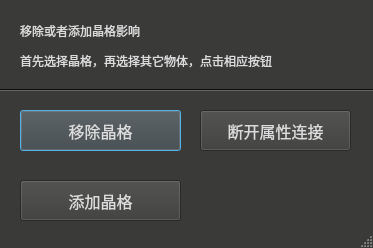
<?xml version="1.0" encoding="UTF-8"?>
<ui version="4.0">
 <class>latticeToMesh_dlg</class>
 <widget class="QDialog" name="latticeToMesh_dlg">
  <property name="windowModality">
   <enum>Qt::NonModal</enum>
  </property>
  <property name="geometry">
   <rect>
    <x>0</x>
    <y>0</y>
    <width>373</width>
    <height>248</height>
   </rect>
  </property>
  <property name="palette">
   <palette>
    <active>
     <colorrole role="WindowText">
      <brush brushstyle="SolidPattern">
       <color alpha="255">
        <red>220</red>
        <green>220</green>
        <blue>220</blue>
       </color>
      </brush>
     </colorrole>
     <colorrole role="Button">
      <brush brushstyle="SolidPattern">
       <color alpha="255">
        <red>58</red>
        <green>58</green>
        <blue>57</blue>
       </color>
      </brush>
     </colorrole>
     <colorrole role="Light">
      <brush brushstyle="SolidPattern">
       <color alpha="255">
        <red>103</red>
        <green>103</green>
        <blue>101</blue>
       </color>
      </brush>
     </colorrole>
     <colorrole role="Midlight">
      <brush brushstyle="SolidPattern">
       <color alpha="255">
        <red>44</red>
        <green>43</green>
        <blue>42</blue>
       </color>
      </brush>
     </colorrole>
     <colorrole role="Dark">
      <brush brushstyle="SolidPattern">
       <color alpha="255">
        <red>13</red>
        <green>12</green>
        <blue>12</blue>
       </color>
      </brush>
     </colorrole>
     <colorrole role="Mid">
      <brush brushstyle="SolidPattern">
       <color alpha="255">
        <red>36</red>
        <green>35</green>
        <blue>35</blue>
       </color>
      </brush>
     </colorrole>
     <colorrole role="Text">
      <brush brushstyle="SolidPattern">
       <color alpha="255">
        <red>220</red>
        <green>220</green>
        <blue>220</blue>
       </color>
      </brush>
     </colorrole>
     <colorrole role="BrightText">
      <brush brushstyle="SolidPattern">
       <color alpha="255">
        <red>240</red>
        <green>240</green>
        <blue>240</blue>
       </color>
      </brush>
     </colorrole>
     <colorrole role="ButtonText">
      <brush brushstyle="SolidPattern">
       <color alpha="255">
        <red>220</red>
        <green>220</green>
        <blue>220</blue>
       </color>
      </brush>
     </colorrole>
     <colorrole role="Base">
      <brush brushstyle="SolidPattern">
       <color alpha="255">
        <red>9</red>
        <green>9</green>
        <blue>9</blue>
       </color>
      </brush>
     </colorrole>
     <colorrole role="Window">
      <brush brushstyle="SolidPattern">
       <color alpha="255">
        <red>58</red>
        <green>58</green>
        <blue>57</blue>
       </color>
      </brush>
     </colorrole>
     <colorrole role="Shadow">
      <brush brushstyle="SolidPattern">
       <color alpha="255">
        <red>33</red>
        <green>33</green>
        <blue>30</blue>
       </color>
      </brush>
     </colorrole>
     <colorrole role="Highlight">
      <brush brushstyle="SolidPattern">
       <color alpha="255">
        <red>50</red>
        <green>171</green>
        <blue>248</blue>
       </color>
      </brush>
     </colorrole>
     <colorrole role="HighlightedText">
      <brush brushstyle="SolidPattern">
       <color alpha="255">
        <red>255</red>
        <green>255</green>
        <blue>255</blue>
       </color>
      </brush>
     </colorrole>
     <colorrole role="AlternateBase">
      <brush brushstyle="SolidPattern">
       <color alpha="255">
        <red>0</red>
        <green>0</green>
        <blue>0</blue>
       </color>
      </brush>
     </colorrole>
     <colorrole role="NoRole">
      <brush brushstyle="SolidPattern">
       <color alpha="255">
        <red>0</red>
        <green>0</green>
        <blue>127</blue>
       </color>
      </brush>
     </colorrole>
     <colorrole role="ToolTipText">
      <brush brushstyle="SolidPattern">
       <color alpha="255">
        <red>220</red>
        <green>220</green>
        <blue>220</blue>
       </color>
      </brush>
     </colorrole>
    </active>
    <inactive>
     <colorrole role="WindowText">
      <brush brushstyle="SolidPattern">
       <color alpha="255">
        <red>220</red>
        <green>220</green>
        <blue>220</blue>
       </color>
      </brush>
     </colorrole>
     <colorrole role="Button">
      <brush brushstyle="SolidPattern">
       <color alpha="255">
        <red>58</red>
        <green>58</green>
        <blue>57</blue>
       </color>
      </brush>
     </colorrole>
     <colorrole role="Light">
      <brush brushstyle="SolidPattern">
       <color alpha="255">
        <red>103</red>
        <green>103</green>
        <blue>101</blue>
       </color>
      </brush>
     </colorrole>
     <colorrole role="Midlight">
      <brush brushstyle="SolidPattern">
       <color alpha="255">
        <red>44</red>
        <green>43</green>
        <blue>42</blue>
       </color>
      </brush>
     </colorrole>
     <colorrole role="Dark">
      <brush brushstyle="SolidPattern">
       <color alpha="255">
        <red>13</red>
        <green>12</green>
        <blue>12</blue>
       </color>
      </brush>
     </colorrole>
     <colorrole role="Mid">
      <brush brushstyle="SolidPattern">
       <color alpha="255">
        <red>36</red>
        <green>35</green>
        <blue>35</blue>
       </color>
      </brush>
     </colorrole>
     <colorrole role="Text">
      <brush brushstyle="SolidPattern">
       <color alpha="255">
        <red>220</red>
        <green>220</green>
        <blue>220</blue>
       </color>
      </brush>
     </colorrole>
     <colorrole role="BrightText">
      <brush brushstyle="SolidPattern">
       <color alpha="255">
        <red>240</red>
        <green>240</green>
        <blue>240</blue>
       </color>
      </brush>
     </colorrole>
     <colorrole role="ButtonText">
      <brush brushstyle="SolidPattern">
       <color alpha="255">
        <red>220</red>
        <green>220</green>
        <blue>220</blue>
       </color>
      </brush>
     </colorrole>
     <colorrole role="Base">
      <brush brushstyle="SolidPattern">
       <color alpha="255">
        <red>9</red>
        <green>9</green>
        <blue>9</blue>
       </color>
      </brush>
     </colorrole>
     <colorrole role="Window">
      <brush brushstyle="SolidPattern">
       <color alpha="255">
        <red>58</red>
        <green>58</green>
        <blue>57</blue>
       </color>
      </brush>
     </colorrole>
     <colorrole role="Shadow">
      <brush brushstyle="SolidPattern">
       <color alpha="255">
        <red>33</red>
        <green>33</green>
        <blue>30</blue>
       </color>
      </brush>
     </colorrole>
     <colorrole role="Highlight">
      <brush brushstyle="SolidPattern">
       <color alpha="255">
        <red>50</red>
        <green>171</green>
        <blue>248</blue>
       </color>
      </brush>
     </colorrole>
     <colorrole role="HighlightedText">
      <brush brushstyle="SolidPattern">
       <color alpha="255">
        <red>255</red>
        <green>255</green>
        <blue>255</blue>
       </color>
      </brush>
     </colorrole>
     <colorrole role="AlternateBase">
      <brush brushstyle="SolidPattern">
       <color alpha="255">
        <red>0</red>
        <green>0</green>
        <blue>0</blue>
       </color>
      </brush>
     </colorrole>
     <colorrole role="NoRole">
      <brush brushstyle="SolidPattern">
       <color alpha="255">
        <red>0</red>
        <green>0</green>
        <blue>127</blue>
       </color>
      </brush>
     </colorrole>
     <colorrole role="ToolTipText">
      <brush brushstyle="SolidPattern">
       <color alpha="255">
        <red>220</red>
        <green>220</green>
        <blue>220</blue>
       </color>
      </brush>
     </colorrole>
    </inactive>
    <disabled>
     <colorrole role="WindowText">
      <brush brushstyle="SolidPattern">
       <color alpha="255">
        <red>13</red>
        <green>12</green>
        <blue>12</blue>
       </color>
      </brush>
     </colorrole>
     <colorrole role="Button">
      <brush brushstyle="SolidPattern">
       <color alpha="255">
        <red>58</red>
        <green>58</green>
        <blue>57</blue>
       </color>
      </brush>
     </colorrole>
     <colorrole role="Light">
      <brush brushstyle="SolidPattern">
       <color alpha="255">
        <red>103</red>
        <green>103</green>
        <blue>101</blue>
       </color>
      </brush>
     </colorrole>
     <colorrole role="Midlight">
      <brush brushstyle="SolidPattern">
       <color alpha="255">
        <red>44</red>
        <green>43</green>
        <blue>42</blue>
       </color>
      </brush>
     </colorrole>
     <colorrole role="Dark">
      <brush brushstyle="SolidPattern">
       <color alpha="255">
        <red>13</red>
        <green>12</green>
        <blue>12</blue>
       </color>
      </brush>
     </colorrole>
     <colorrole role="Mid">
      <brush brushstyle="SolidPattern">
       <color alpha="255">
        <red>36</red>
        <green>35</green>
        <blue>35</blue>
       </color>
      </brush>
     </colorrole>
     <colorrole role="Text">
      <brush brushstyle="SolidPattern">
       <color alpha="255">
        <red>13</red>
        <green>12</green>
        <blue>12</blue>
       </color>
      </brush>
     </colorrole>
     <colorrole role="BrightText">
      <brush brushstyle="SolidPattern">
       <color alpha="255">
        <red>240</red>
        <green>240</green>
        <blue>240</blue>
       </color>
      </brush>
     </colorrole>
     <colorrole role="ButtonText">
      <brush brushstyle="SolidPattern">
       <color alpha="255">
        <red>13</red>
        <green>12</green>
        <blue>12</blue>
       </color>
      </brush>
     </colorrole>
     <colorrole role="Base">
      <brush brushstyle="SolidPattern">
       <color alpha="255">
        <red>58</red>
        <green>58</green>
        <blue>57</blue>
       </color>
      </brush>
     </colorrole>
     <colorrole role="Window">
      <brush brushstyle="SolidPattern">
       <color alpha="255">
        <red>58</red>
        <green>58</green>
        <blue>57</blue>
       </color>
      </brush>
     </colorrole>
     <colorrole role="Shadow">
      <brush brushstyle="SolidPattern">
       <color alpha="255">
        <red>33</red>
        <green>33</green>
        <blue>30</blue>
       </color>
      </brush>
     </colorrole>
     <colorrole role="Highlight">
      <brush brushstyle="SolidPattern">
       <color alpha="255">
        <red>217</red>
        <green>217</green>
        <blue>217</blue>
       </color>
      </brush>
     </colorrole>
     <colorrole role="HighlightedText">
      <brush brushstyle="SolidPattern">
       <color alpha="255">
        <red>255</red>
        <green>255</green>
        <blue>255</blue>
       </color>
      </brush>
     </colorrole>
     <colorrole role="AlternateBase">
      <brush brushstyle="SolidPattern">
       <color alpha="255">
        <red>0</red>
        <green>0</green>
        <blue>0</blue>
       </color>
      </brush>
     </colorrole>
     <colorrole role="NoRole">
      <brush brushstyle="SolidPattern">
       <color alpha="255">
        <red>0</red>
        <green>0</green>
        <blue>127</blue>
       </color>
      </brush>
     </colorrole>
     <colorrole role="ToolTipText">
      <brush brushstyle="SolidPattern">
       <color alpha="255">
        <red>220</red>
        <green>220</green>
        <blue>220</blue>
       </color>
      </brush>
     </colorrole>
    </disabled>
   </palette>
  </property>
  <property name="font">
   <font>
    <family>Sans Serif</family>
    <pointsize>11</pointsize>
   </font>
  </property>
  <property name="acceptDrops">
   <bool>true</bool>
  </property>
  <property name="windowTitle">
   <string>晶格物体关系</string>
  </property>
  <property name="sizeGripEnabled">
   <bool>true</bool>
  </property>
  <property name="modal">
   <bool>false</bool>
  </property>
  <widget class="QLabel" name="noteLabel">
   <property name="geometry">
    <rect>
     <x>20</x>
     <y>20</y>
     <width>501</width>
     <height>21</height>
    </rect>
   </property>
   <property name="font">
    <font>
     <family>微软雅黑</family>
     <pointsize>9</pointsize>
    </font>
   </property>
   <property name="text">
    <string>移除或者添加晶格影响</string>
   </property>
  </widget>
  <widget class="Line" name="line_2">
   <property name="windowModality">
    <enum>Qt::ApplicationModal</enum>
   </property>
   <property name="geometry">
    <rect>
     <x>-40</x>
     <y>80</y>
     <width>701</width>
     <height>20</height>
    </rect>
   </property>
   <property name="orientation">
    <enum>Qt::Horizontal</enum>
   </property>
  </widget>
  <widget class="QLabel" name="noteLabel_2">
   <property name="geometry">
    <rect>
     <x>20</x>
     <y>50</y>
     <width>501</width>
     <height>21</height>
    </rect>
   </property>
   <property name="font">
    <font>
     <family>微软雅黑</family>
     <pointsize>9</pointsize>
    </font>
   </property>
   <property name="text">
    <string>首先选择晶格，再选择其它物体，点击相应按钮</string>
   </property>
  </widget>
  <widget class="QPushButton" name="rmLattice_btn">
   <property name="geometry">
    <rect>
     <x>20</x>
     <y>110</y>
     <width>161</width>
     <height>41</height>
    </rect>
   </property>
   <property name="palette">
    <palette>
     <active>
      <colorrole role="WindowText">
       <brush brushstyle="SolidPattern">
        <color alpha="255">
         <red>59</red>
         <green>59</green>
         <blue>59</blue>
        </color>
       </brush>
      </colorrole>
      <colorrole role="Text">
       <brush brushstyle="SolidPattern">
        <color alpha="255">
         <red>220</red>
         <green>220</green>
         <blue>220</blue>
        </color>
       </brush>
      </colorrole>
      <colorrole role="BrightText">
       <brush brushstyle="SolidPattern">
        <color alpha="255">
         <red>0</red>
         <green>255</green>
         <blue>0</blue>
        </color>
       </brush>
      </colorrole>
      <colorrole role="ButtonText">
       <brush brushstyle="SolidPattern">
        <color alpha="255">
         <red>220</red>
         <green>220</green>
         <blue>220</blue>
        </color>
       </brush>
      </colorrole>
      <colorrole role="Base">
       <brush brushstyle="SolidPattern">
        <color alpha="255">
         <red>0</red>
         <green>0</green>
         <blue>0</blue>
        </color>
       </brush>
      </colorrole>
      <colorrole role="HighlightedText">
       <brush brushstyle="SolidPattern">
        <color alpha="255">
         <red>0</red>
         <green>255</green>
         <blue>0</blue>
        </color>
       </brush>
      </colorrole>
      <colorrole role="ToolTipBase">
       <brush brushstyle="SolidPattern">
        <color alpha="255">
         <red>0</red>
         <green>255</green>
         <blue>0</blue>
        </color>
       </brush>
      </colorrole>
      <colorrole role="ToolTipText">
       <brush brushstyle="SolidPattern">
        <color alpha="255">
         <red>0</red>
         <green>255</green>
         <blue>0</blue>
        </color>
       </brush>
      </colorrole>
     </active>
     <inactive>
      <colorrole role="WindowText">
       <brush brushstyle="SolidPattern">
        <color alpha="255">
         <red>59</red>
         <green>59</green>
         <blue>59</blue>
        </color>
       </brush>
      </colorrole>
      <colorrole role="Text">
       <brush brushstyle="SolidPattern">
        <color alpha="255">
         <red>220</red>
         <green>220</green>
         <blue>220</blue>
        </color>
       </brush>
      </colorrole>
      <colorrole role="BrightText">
       <brush brushstyle="SolidPattern">
        <color alpha="255">
         <red>0</red>
         <green>255</green>
         <blue>0</blue>
        </color>
       </brush>
      </colorrole>
      <colorrole role="ButtonText">
       <brush brushstyle="SolidPattern">
        <color alpha="255">
         <red>220</red>
         <green>220</green>
         <blue>220</blue>
        </color>
       </brush>
      </colorrole>
      <colorrole role="Base">
       <brush brushstyle="SolidPattern">
        <color alpha="255">
         <red>0</red>
         <green>0</green>
         <blue>0</blue>
        </color>
       </brush>
      </colorrole>
      <colorrole role="HighlightedText">
       <brush brushstyle="SolidPattern">
        <color alpha="255">
         <red>0</red>
         <green>255</green>
         <blue>0</blue>
        </color>
       </brush>
      </colorrole>
      <colorrole role="ToolTipBase">
       <brush brushstyle="SolidPattern">
        <color alpha="255">
         <red>0</red>
         <green>255</green>
         <blue>0</blue>
        </color>
       </brush>
      </colorrole>
      <colorrole role="ToolTipText">
       <brush brushstyle="SolidPattern">
        <color alpha="255">
         <red>0</red>
         <green>255</green>
         <blue>0</blue>
        </color>
       </brush>
      </colorrole>
     </inactive>
     <disabled>
      <colorrole role="WindowText">
       <brush brushstyle="SolidPattern">
        <color alpha="255">
         <red>13</red>
         <green>12</green>
         <blue>12</blue>
        </color>
       </brush>
      </colorrole>
      <colorrole role="Text">
       <brush brushstyle="SolidPattern">
        <color alpha="255">
         <red>13</red>
         <green>12</green>
         <blue>12</blue>
        </color>
       </brush>
      </colorrole>
      <colorrole role="BrightText">
       <brush brushstyle="SolidPattern">
        <color alpha="255">
         <red>0</red>
         <green>255</green>
         <blue>0</blue>
        </color>
       </brush>
      </colorrole>
      <colorrole role="ButtonText">
       <brush brushstyle="SolidPattern">
        <color alpha="255">
         <red>13</red>
         <green>12</green>
         <blue>12</blue>
        </color>
       </brush>
      </colorrole>
      <colorrole role="Base">
       <brush brushstyle="SolidPattern">
        <color alpha="255">
         <red>58</red>
         <green>58</green>
         <blue>57</blue>
        </color>
       </brush>
      </colorrole>
      <colorrole role="HighlightedText">
       <brush brushstyle="SolidPattern">
        <color alpha="255">
         <red>0</red>
         <green>255</green>
         <blue>0</blue>
        </color>
       </brush>
      </colorrole>
      <colorrole role="ToolTipBase">
       <brush brushstyle="SolidPattern">
        <color alpha="255">
         <red>0</red>
         <green>255</green>
         <blue>0</blue>
        </color>
       </brush>
      </colorrole>
      <colorrole role="ToolTipText">
       <brush brushstyle="SolidPattern">
        <color alpha="255">
         <red>0</red>
         <green>255</green>
         <blue>0</blue>
        </color>
       </brush>
      </colorrole>
     </disabled>
    </palette>
   </property>
   <property name="font">
    <font>
     <family>微软雅黑</family>
     <pointsize>12</pointsize>
    </font>
   </property>
   <property name="text">
    <string>移除晶格</string>
   </property>
  </widget>
  <widget class="QPushButton" name="addLattice_btn">
   <property name="geometry">
    <rect>
     <x>20</x>
     <y>180</y>
     <width>161</width>
     <height>41</height>
    </rect>
   </property>
   <property name="palette">
    <palette>
     <active>
      <colorrole role="WindowText">
       <brush brushstyle="SolidPattern">
        <color alpha="255">
         <red>59</red>
         <green>59</green>
         <blue>59</blue>
        </color>
       </brush>
      </colorrole>
      <colorrole role="Text">
       <brush brushstyle="SolidPattern">
        <color alpha="255">
         <red>220</red>
         <green>220</green>
         <blue>220</blue>
        </color>
       </brush>
      </colorrole>
      <colorrole role="BrightText">
       <brush brushstyle="SolidPattern">
        <color alpha="255">
         <red>0</red>
         <green>255</green>
         <blue>0</blue>
        </color>
       </brush>
      </colorrole>
      <colorrole role="ButtonText">
       <brush brushstyle="SolidPattern">
        <color alpha="255">
         <red>220</red>
         <green>220</green>
         <blue>220</blue>
        </color>
       </brush>
      </colorrole>
      <colorrole role="Base">
       <brush brushstyle="SolidPattern">
        <color alpha="255">
         <red>0</red>
         <green>0</green>
         <blue>0</blue>
        </color>
       </brush>
      </colorrole>
      <colorrole role="HighlightedText">
       <brush brushstyle="SolidPattern">
        <color alpha="255">
         <red>0</red>
         <green>255</green>
         <blue>0</blue>
        </color>
       </brush>
      </colorrole>
      <colorrole role="ToolTipBase">
       <brush brushstyle="SolidPattern">
        <color alpha="255">
         <red>0</red>
         <green>255</green>
         <blue>0</blue>
        </color>
       </brush>
      </colorrole>
      <colorrole role="ToolTipText">
       <brush brushstyle="SolidPattern">
        <color alpha="255">
         <red>0</red>
         <green>255</green>
         <blue>0</blue>
        </color>
       </brush>
      </colorrole>
     </active>
     <inactive>
      <colorrole role="WindowText">
       <brush brushstyle="SolidPattern">
        <color alpha="255">
         <red>59</red>
         <green>59</green>
         <blue>59</blue>
        </color>
       </brush>
      </colorrole>
      <colorrole role="Text">
       <brush brushstyle="SolidPattern">
        <color alpha="255">
         <red>220</red>
         <green>220</green>
         <blue>220</blue>
        </color>
       </brush>
      </colorrole>
      <colorrole role="BrightText">
       <brush brushstyle="SolidPattern">
        <color alpha="255">
         <red>0</red>
         <green>255</green>
         <blue>0</blue>
        </color>
       </brush>
      </colorrole>
      <colorrole role="ButtonText">
       <brush brushstyle="SolidPattern">
        <color alpha="255">
         <red>220</red>
         <green>220</green>
         <blue>220</blue>
        </color>
       </brush>
      </colorrole>
      <colorrole role="Base">
       <brush brushstyle="SolidPattern">
        <color alpha="255">
         <red>0</red>
         <green>0</green>
         <blue>0</blue>
        </color>
       </brush>
      </colorrole>
      <colorrole role="HighlightedText">
       <brush brushstyle="SolidPattern">
        <color alpha="255">
         <red>0</red>
         <green>255</green>
         <blue>0</blue>
        </color>
       </brush>
      </colorrole>
      <colorrole role="ToolTipBase">
       <brush brushstyle="SolidPattern">
        <color alpha="255">
         <red>0</red>
         <green>255</green>
         <blue>0</blue>
        </color>
       </brush>
      </colorrole>
      <colorrole role="ToolTipText">
       <brush brushstyle="SolidPattern">
        <color alpha="255">
         <red>0</red>
         <green>255</green>
         <blue>0</blue>
        </color>
       </brush>
      </colorrole>
     </inactive>
     <disabled>
      <colorrole role="WindowText">
       <brush brushstyle="SolidPattern">
        <color alpha="255">
         <red>13</red>
         <green>12</green>
         <blue>12</blue>
        </color>
       </brush>
      </colorrole>
      <colorrole role="Text">
       <brush brushstyle="SolidPattern">
        <color alpha="255">
         <red>13</red>
         <green>12</green>
         <blue>12</blue>
        </color>
       </brush>
      </colorrole>
      <colorrole role="BrightText">
       <brush brushstyle="SolidPattern">
        <color alpha="255">
         <red>0</red>
         <green>255</green>
         <blue>0</blue>
        </color>
       </brush>
      </colorrole>
      <colorrole role="ButtonText">
       <brush brushstyle="SolidPattern">
        <color alpha="255">
         <red>13</red>
         <green>12</green>
         <blue>12</blue>
        </color>
       </brush>
      </colorrole>
      <colorrole role="Base">
       <brush brushstyle="SolidPattern">
        <color alpha="255">
         <red>58</red>
         <green>58</green>
         <blue>57</blue>
        </color>
       </brush>
      </colorrole>
      <colorrole role="HighlightedText">
       <brush brushstyle="SolidPattern">
        <color alpha="255">
         <red>0</red>
         <green>255</green>
         <blue>0</blue>
        </color>
       </brush>
      </colorrole>
      <colorrole role="ToolTipBase">
       <brush brushstyle="SolidPattern">
        <color alpha="255">
         <red>0</red>
         <green>255</green>
         <blue>0</blue>
        </color>
       </brush>
      </colorrole>
      <colorrole role="ToolTipText">
       <brush brushstyle="SolidPattern">
        <color alpha="255">
         <red>0</red>
         <green>255</green>
         <blue>0</blue>
        </color>
       </brush>
      </colorrole>
     </disabled>
    </palette>
   </property>
   <property name="font">
    <font>
     <family>微软雅黑</family>
     <pointsize>12</pointsize>
    </font>
   </property>
   <property name="text">
    <string>添加晶格</string>
   </property>
  </widget>
  <widget class="QPushButton" name="disConn_btn">
   <property name="geometry">
    <rect>
     <x>200</x>
     <y>110</y>
     <width>151</width>
     <height>41</height>
    </rect>
   </property>
   <property name="palette">
    <palette>
     <active>
      <colorrole role="WindowText">
       <brush brushstyle="SolidPattern">
        <color alpha="255">
         <red>59</red>
         <green>59</green>
         <blue>59</blue>
        </color>
       </brush>
      </colorrole>
      <colorrole role="Text">
       <brush brushstyle="SolidPattern">
        <color alpha="255">
         <red>220</red>
         <green>220</green>
         <blue>220</blue>
        </color>
       </brush>
      </colorrole>
      <colorrole role="BrightText">
       <brush brushstyle="SolidPattern">
        <color alpha="255">
         <red>0</red>
         <green>255</green>
         <blue>0</blue>
        </color>
       </brush>
      </colorrole>
      <colorrole role="ButtonText">
       <brush brushstyle="SolidPattern">
        <color alpha="255">
         <red>220</red>
         <green>220</green>
         <blue>220</blue>
        </color>
       </brush>
      </colorrole>
      <colorrole role="Base">
       <brush brushstyle="SolidPattern">
        <color alpha="255">
         <red>0</red>
         <green>0</green>
         <blue>0</blue>
        </color>
       </brush>
      </colorrole>
      <colorrole role="HighlightedText">
       <brush brushstyle="SolidPattern">
        <color alpha="255">
         <red>0</red>
         <green>255</green>
         <blue>0</blue>
        </color>
       </brush>
      </colorrole>
      <colorrole role="ToolTipBase">
       <brush brushstyle="SolidPattern">
        <color alpha="255">
         <red>0</red>
         <green>255</green>
         <blue>0</blue>
        </color>
       </brush>
      </colorrole>
      <colorrole role="ToolTipText">
       <brush brushstyle="SolidPattern">
        <color alpha="255">
         <red>0</red>
         <green>255</green>
         <blue>0</blue>
        </color>
       </brush>
      </colorrole>
     </active>
     <inactive>
      <colorrole role="WindowText">
       <brush brushstyle="SolidPattern">
        <color alpha="255">
         <red>59</red>
         <green>59</green>
         <blue>59</blue>
        </color>
       </brush>
      </colorrole>
      <colorrole role="Text">
       <brush brushstyle="SolidPattern">
        <color alpha="255">
         <red>220</red>
         <green>220</green>
         <blue>220</blue>
        </color>
       </brush>
      </colorrole>
      <colorrole role="BrightText">
       <brush brushstyle="SolidPattern">
        <color alpha="255">
         <red>0</red>
         <green>255</green>
         <blue>0</blue>
        </color>
       </brush>
      </colorrole>
      <colorrole role="ButtonText">
       <brush brushstyle="SolidPattern">
        <color alpha="255">
         <red>220</red>
         <green>220</green>
         <blue>220</blue>
        </color>
       </brush>
      </colorrole>
      <colorrole role="Base">
       <brush brushstyle="SolidPattern">
        <color alpha="255">
         <red>0</red>
         <green>0</green>
         <blue>0</blue>
        </color>
       </brush>
      </colorrole>
      <colorrole role="HighlightedText">
       <brush brushstyle="SolidPattern">
        <color alpha="255">
         <red>0</red>
         <green>255</green>
         <blue>0</blue>
        </color>
       </brush>
      </colorrole>
      <colorrole role="ToolTipBase">
       <brush brushstyle="SolidPattern">
        <color alpha="255">
         <red>0</red>
         <green>255</green>
         <blue>0</blue>
        </color>
       </brush>
      </colorrole>
      <colorrole role="ToolTipText">
       <brush brushstyle="SolidPattern">
        <color alpha="255">
         <red>0</red>
         <green>255</green>
         <blue>0</blue>
        </color>
       </brush>
      </colorrole>
     </inactive>
     <disabled>
      <colorrole role="WindowText">
       <brush brushstyle="SolidPattern">
        <color alpha="255">
         <red>13</red>
         <green>12</green>
         <blue>12</blue>
        </color>
       </brush>
      </colorrole>
      <colorrole role="Text">
       <brush brushstyle="SolidPattern">
        <color alpha="255">
         <red>13</red>
         <green>12</green>
         <blue>12</blue>
        </color>
       </brush>
      </colorrole>
      <colorrole role="BrightText">
       <brush brushstyle="SolidPattern">
        <color alpha="255">
         <red>0</red>
         <green>255</green>
         <blue>0</blue>
        </color>
       </brush>
      </colorrole>
      <colorrole role="ButtonText">
       <brush brushstyle="SolidPattern">
        <color alpha="255">
         <red>13</red>
         <green>12</green>
         <blue>12</blue>
        </color>
       </brush>
      </colorrole>
      <colorrole role="Base">
       <brush brushstyle="SolidPattern">
        <color alpha="255">
         <red>58</red>
         <green>58</green>
         <blue>57</blue>
        </color>
       </brush>
      </colorrole>
      <colorrole role="HighlightedText">
       <brush brushstyle="SolidPattern">
        <color alpha="255">
         <red>0</red>
         <green>255</green>
         <blue>0</blue>
        </color>
       </brush>
      </colorrole>
      <colorrole role="ToolTipBase">
       <brush brushstyle="SolidPattern">
        <color alpha="255">
         <red>0</red>
         <green>255</green>
         <blue>0</blue>
        </color>
       </brush>
      </colorrole>
      <colorrole role="ToolTipText">
       <brush brushstyle="SolidPattern">
        <color alpha="255">
         <red>0</red>
         <green>255</green>
         <blue>0</blue>
        </color>
       </brush>
      </colorrole>
     </disabled>
    </palette>
   </property>
   <property name="font">
    <font>
     <family>微软雅黑</family>
     <pointsize>12</pointsize>
    </font>
   </property>
   <property name="text">
    <string>断开属性连接</string>
   </property>
  </widget>
 </widget>
 <resources/>
 <connections/>
</ui>
